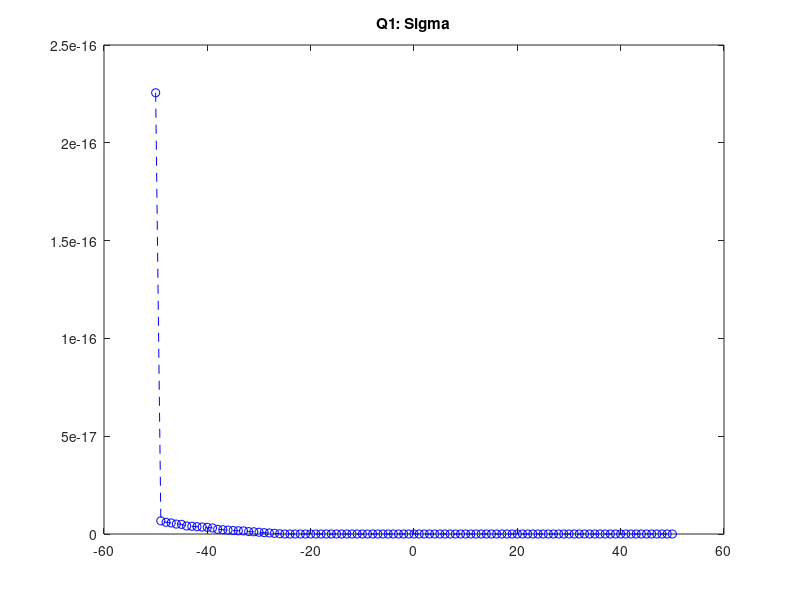

The MATLAB source for this figure: (Note: this script raises an error after producing the figure.)

for x=-50:50
    for t=1:100
        p(x+51,t) = (1/50)*x*cos(2*pi*t/100);
        q(x+51,t) = (1/500)*x*cos(2*pi*t/10);
    end 
end


%C_xy
c = (1/100)*p*q' ;
[U, S, V] = svd(c);
P = U'*p;
Q = V'*q;
Z_x = U'*p;
Z_y = V'*q;

%sigma
figure;
sigma = diag(S)
plot(-50:50,sigma,'b--o');
title('Q1: Sigma');

figure;
tiledlayout(2,2)
%U
nexttile
plot(-50:50,U(:,1), 'g');
title('Q1: $\hat u_1$', 'interpreter', 'latex');
legend('$\hat u_1$', 'Interpreter','latex');

%V
nexttile
plot(-50:50,V(:,1), 'g');
title('Q1: $\hat v_1$' , 'interpreter', 'latex');
legend('$\hat v_1$', 'Interpreter','latex');

%X*
nexttile
plot(1:100,Z_x(1,:));
title('Q1: $X^{*}$' , 'interpreter', 'latex');
legend('$x^{*}_1$', 'Interpreter','latex');

%Y*
nexttile
plot(1:100,Z_y(1,:));
title('Q1: $Y^{*}$' , 'interpreter', 'latex');
legend('$y^{*}_1$', 'Interpreter','latex');
